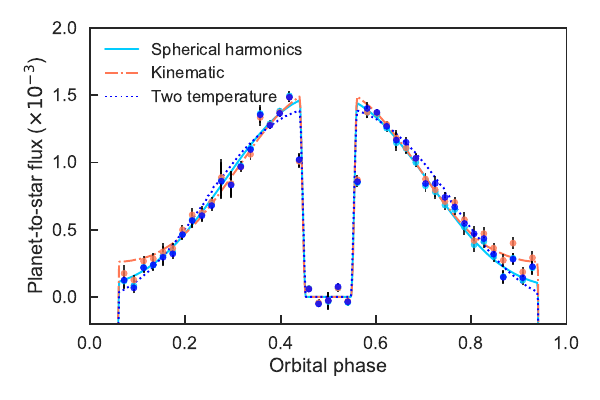

Recreate this plot in Python.
import numpy as np
import scipy.interpolate as spi
import matplotlib.pyplot as plt
import matplotlib as mpl
import spiderman as sp
import pickle
from lc_fit import Model, LightCurveData

mpl.rcParams['font.sans-serif'] = 'Arial'
mpl.rcParams['font.size'] = 14
mpl.rcParams['lines.linewidth'] = 1.4

models = ["spherical", "zhang", "hotspot_t"]
path = "WFC3_best_fits/"
waverange = [1.1e-6, 1.7e-6]                    #WFC3
colors = ['#02ccfe', '#ff7855', 'blue'] 
grays = ['0.7', '0.5', '0.6']
labels = ["Spherical harmonics", "Kinematic", "Two temperature"] 
linestyle = ['-', '-.', ':']

phasebins = np.linspace(0., 1., 50)
nbins = len(phasebins) - 1

plt.figure(figsize = (6,4))
for i, model in enumerate(models):

	p = pickle.load(open(path+"bestfit_"+model+".pic", "rb")) 

	d, m, par = p[0], p[1], p[2]            #stores data,  model, and best fit parameters into d, m, & par

	dilution = d.dilution + 1.

	ind = d.err < 9.0e7                     #indices of outliers

	err = d.err[ind]/d.flux[ind]            #normalized per point uncertainty 
	phase = m.phase[ind]
	data_corr = m.data_corr[ind]
	bestfit = m.bestfit[ind]



	ind = np.argsort(phase)
	err, phase, data_corr, bestfit = err[ind], phase[ind], data_corr[ind], bestfit[ind] #sorts by phase

	bindata = np.zeros(nbins)
	binsigma = np.zeros(nbins)
	binbestfit = np.zeros(nbins)
	bin_average = np.zeros(nbins)

	for j in range(1, len(phasebins)):
		ind = (phase >= phasebins[j-1]) & (phase < phasebins[j])
		if sum(ind)>0:
			bindata[j-1] = sum(data_corr[ind]/err[ind]**2)/sum(1/err[ind]**2)
			binsigma[j-1] = np.sqrt(1/sum(1/err[ind]**2))
			binbestfit[j-1]=  np.mean(bestfit[ind])
			bin_average[j-1] = (phasebins[j-1]+phasebins[j])/2.

	plt.errorbar(bin_average, (bindata-1.)*1e3*dilution, yerr = binsigma*1e3, linestyle='none', marker = '.', color = colors[i], ecolor = 'k', zorder = 10, alpha = 0.8)

        plt.plot(phase, (bestfit-1.)*1e3*dilution, color = colors[i], label = labels[i], alpha = 1.0, linestyle = linestyle[i])


plt.legend(loc = 'upper left', frameon=False, fontsize=12)
plt.xlabel("Orbital phase")
plt.ylabel("Planet-to-star flux (ppt)")
plt.ylim(-0.2, 2)
plt.xlim(0,1)
plt.tight_layout()
plt.savefig("hst_bestfit.pdf") 
plt.show()
